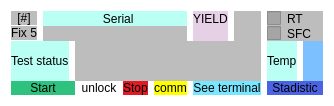
            <widget class="QFrame" name="frame_7">
             <property name="styleSheet">
              <string notr="true">border-radius:0px;
background-color: rgb(255, 255, 255);</string>
             </property>
             <property name="frameShape">
              <enum>QFrame::StyledPanel</enum>
             </property>
             <property name="frameShadow">
              <enum>QFrame::Raised</enum>
             </property>
             <layout class="QGridLayout" name="gridLayout_2">
              <property name="verticalSpacing">
               <number>0</number>
              </property>
              <item row="0" column="0">
               <widget class="QPushButton" name="nt_opc_8">
                <property name="styleSheet">
                 <string notr="true">QPushButton{
	
	background-color: rgba(151, 151, 151, 163);
}
QPushButton:hover{
	
	
	background-color: rgba(255, 255, 255, 3);
}</string>
                </property>
                <property name="text">
                 <string>[#]</string>
                </property>
               </widget>
              </item>
              <item row="1" column="8" colspan="2">
               <widget class="QCheckBox" name="chk_nt_status_8">
                <property name="styleSheet">
                 <string notr="true">background-color: rgba(151, 151, 151, 163);</string>
                </property>
                <property name="text">
                 <string>SFC</string>
                </property>
               </widget>
              </item>
              <item row="2" column="2" colspan="6">
               <widget class="QLabel" name="nt_status_8">
                <property name="minimumSize">
                 <size>
                  <width>0</width>
                  <height>40</height>
                 </size>
                </property>
                <property name="baseSize">
                 <size>
                  <width>0</width>
                  <height>40</height>
                 </size>
                </property>
                <property name="cursor">
                 <cursorShape>CrossCursor</cursorShape>
                </property>
                <property name="styleSheet">
                 <string notr="true">background-color: rgba(151, 151, 151, 163);</string>
                </property>
                <property name="text">
                 <string/>
                </property>
               </widget>
              </item>
              <item row="0" column="8" colspan="2">
               <widget class="QCheckBox" name="rt_5">
                <property name="styleSheet">
                 <string notr="true">background-color: rgba(151, 151, 151, 163);</string>
                </property>
                <property name="text">
                 <string>RT</string>
                </property>
               </widget>
              </item>
              <item row="2" column="9">
               <widget class="QLabel" name="temp_5">
                <property name="minimumSize">
                 <size>
                  <width>20</width>
                  <height>40</height>
                 </size>
                </property>
                <property name="styleSheet">
                 <string notr="true">background-color: rgb(125, 192, 255);
color: rgb(0, 0, 0);</string>
                </property>
                <property name="text">
                 <string/>
                </property>
               </widget>
              </item>
              <item row="0" column="1" colspan="5">
               <widget class="QLabel" name="label_37">
                <property name="styleSheet">
                 <string notr="true">background-color: rgba(137, 255, 235, 150);
color: rgb(0, 0, 0);</string>
                </property>
                <property name="text">
                 <string>                  Serial</string>
                </property>
               </widget>
              </item>
              <item row="4" column="5">
               <widget class="QPushButton" name="term_5">
                <property name="styleSheet">
                 <string notr="true">QPushButton{
	
	
	background-color: rgb(255, 255, 0);
	color: rgb(0, 0, 0);
}
QPushButton:hover{
	
	
	background-color: rgb(253, 255, 106);
	color: rgb(255, 255, 255);
}</string>
                </property>
                <property name="text">
                 <string>comm</string>
                </property>
               </widget>
              </item>
              <item row="4" column="6" colspan="2">
               <widget class="QPushButton" name="nt_see_8">
                <property name="styleSheet">
                 <string notr="true">QPushButton{
	
	background-color: rgb(121, 230, 255);
	color: rgb(0, 0, 0);
}
QPushButton:hover{
	
	background-color: rgb(0, 170, 255);
	color: rgb(255, 255, 255);
}</string>
                </property>
                <property name="text">
                 <string>See terminal</string>
                </property>
               </widget>
              </item>
              <item row="2" column="8">
               <widget class="QLabel" name="label_60">
                <property name="minimumSize">
                 <size>
                  <width>20</width>
                  <height>40</height>
                 </size>
                </property>
                <property name="styleSheet">
                 <string notr="true">background-color: rgba(137, 255, 235, 150);
color: rgb(0, 0, 0);</string>
                </property>
                <property name="text">
                 <string>Temp</string>
                </property>
               </widget>
              </item>
              <item row="3" column="0" colspan="10">
               <layout class="QVBoxLayout" name="st_5"/>
              </item>
              <item row="4" column="0" colspan="3">
               <widget class="QPushButton" name="nt_start_8">
                <property name="styleSheet">
                 <string notr="true">QPushButton{
	background-color: rgb(46, 194, 126);
}
QPushButton:hover{
	
	background-color: rgb(143, 240, 164);
	color: rgb(0, 0, 0);
}</string>
                </property>
                <property name="text">
                 <string>Start</string>
                </property>
               </widget>
              </item>
              <item row="1" column="0">
               <widget class="QPushButton" name="nt_fixt_8">
                <property name="styleSheet">
                 <string notr="true">QPushButton{
	
	background-color: rgba(151, 151, 151, 163);
}
QPushButton:hover{
	
	
	background-color: rgba(255, 255, 255, 3);
}</string>
                </property>
                <property name="text">
                 <string>Fix 5</string>
                </property>
               </widget>
              </item>
              <item row="0" column="6">
               <widget class="QLabel" name="lb_status_8">
                <property name="styleSheet">
                 <string notr="true">background-color: rgba(200, 154, 200, 118);
color: rgb(0, 0, 0);</string>
                </property>
                <property name="text">
                 <string>YIELD</string>
                </property>
               </widget>
              </item>
              <item row="0" column="7" rowspan="2">
               <widget class="QLabel" name="led_auto_5">
                <property name="styleSheet">
                 <string notr="true">background-color: rgba(151, 151, 151, 163);
color: rgb(0, 0, 0);</string>
                </property>
                <property name="text">
                 <string/>
                </property>
               </widget>
              </item>
              <item row="4" column="4">
               <widget class="QPushButton" name="nt_stop_8">
                <property name="styleSheet">
                 <string notr="true">QPushButton{
	background-color: rgb(224, 27, 36);
}
QPushButton:hover{
	background-color: rgb(246, 97, 81);
}</string>
                </property>
                <property name="text">
                 <string>Stop</string>
                </property>
               </widget>
              </item>
              <item row="1" column="1" colspan="5">
               <widget class="QLabel" name="nt_sn_auto_8">
                <property name="styleSheet">
                 <string notr="true">background-color: rgba(151, 151, 151, 163);</string>
                </property>
                <property name="text">
                 <string/>
                </property>
               </widget>
              </item>
              <item row="1" column="6">
               <widget class="QLabel" name="nt_yiel_8">
                <property name="styleSheet">
                 <string notr="true">background-color: rgba(200, 154, 200, 118);</string>
                </property>
                <property name="text">
                 <string/>
                </property>
               </widget>
              </item>
              <item row="2" column="0" colspan="2">
               <widget class="QLabel" name="label_38">
                <property name="minimumSize">
                 <size>
                  <width>20</width>
                  <height>40</height>
                 </size>
                </property>
                <property name="styleSheet">
                 <string notr="true">background-color: rgba(137, 255, 235, 150);
color: rgb(0, 0, 0);</string>
                </property>
                <property name="text">
                 <string>Test status</string>
                </property>
               </widget>
              </item>
              <item row="4" column="8" colspan="2">
               <widget class="QPushButton" name="nt_stats_8">
                <property name="styleSheet">
                 <string notr="true">QPushButton{
background-color: qlineargradient(spread:pad, x1:0, y1:0, x2:1, y2:1, stop:1 rgba(75, 98, 226, 255));
}
QPushButton:hover{
	background-color: qconicalgradient(cx:0.5, cy:0.5, angle:0, stop:0 rgba(255, 0, 0, 255), stop:0.166 rgba(255, 255, 0, 255), stop:0.333 rgba(0, 255, 0, 255), stop:0.5 rgba(0, 255, 255, 255), stop:0.666 rgba(0, 0, 255, 255), stop:0.833 rgba(255, 0, 255, 255), stop:1 rgba(255, 0, 0, 255));
}</string>
                </property>
                <property name="text">
                 <string>Stadistic</string>
                </property>
               </widget>
              </item>
              <item row="4" column="3">
               <widget class="QPushButton" name="mb_unlck_5">
                <property name="styleSheet">
                 <string notr="true">color: rgb(0, 0, 0);</string>
                </property>
                <property name="text">
                 <string>unlock</string>
                </property>
               </widget>
              </item>
             </layout>
            </widget>
